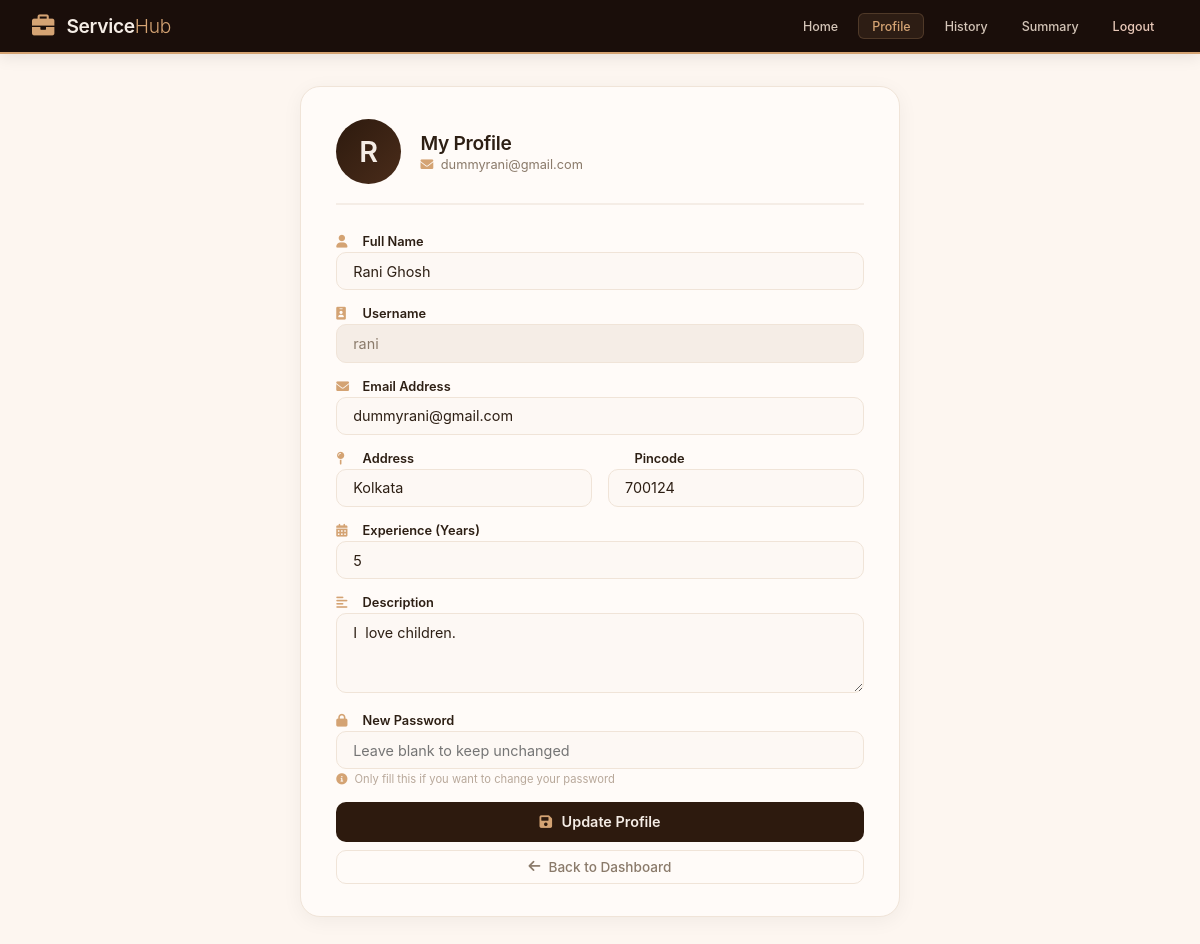
/professional/profile (signed in), run on the app's committed database.
### models.py (models this page shows, shortened)
class Professional(db.Model):
    __tablename__ = 'professionals'
    id = db.Column(db.Integer, primary_key=True)
    name = db.Column(db.String(32), nullable=False)
    username = db.Column(db.String(120), unique=True, nullable=False)
    password = db.Column(db.String(200), nullable=False)
    email = db.Column(db.String(120), unique=True, nullable=False)
    address = db.Column(db.String(200), nullable=False)
    pincode = db.Column(db.String(10), nullable=False)
    service_type = db.Column(db.String(32), db.ForeignKey('services.name'), nullable=False)
    experience = db.Column(db.Integer, nullable=False)
    description = db.Column(db.Text, nullable=False)
    document = db.Column(db.String(200), nullable=True)
    is_approved = db.Column(db.Boolean, nullable=False, default=False)
    blocked = db.Column(db.Boolean, default=False, nullable=False)
    service = db.relationship("Service", backref="professionals", lazy=True)
    date_created = db.Column(db.DateTime, nullable=True)  # Initially nullable

### routes.py (the view, shortened to what this page needs)
@app.route('/professional/profile', methods=['GET', 'POST'])
def professional_profile():
    professional_id = session.get('professional_id')  # Fetch logged-in professional ID
    if not professional_id:
        flash("Please log in to view your profile.", "warning")
        return redirect(url_for('login'))
    professional = Professional.query.get(professional_id)
    if not professional:
        flash("Professional not found.", "danger")
        return redirect(url_for('index'))
    return render_template('professional_profile.html', professional=professional)

### templates/professional_profile.html (shortened to what this page needs)
<!DOCTYPE html>
<html lang="en">
<head>
    <link rel="stylesheet" href="https://cdnjs.cloudflare.com/ajax/libs/font-awesome/6.0.0-beta3/css/all.min.css" />
</head>
<body>
    <header>
        <div class="header-content">
            <div class="logo">
                <i class="fas fa-briefcase"></i>
                <h1>Service<span>Hub</span></h1>
            </div>
            <nav>
                <a href="{{ url_for('professional_dashboard') }}">Home</a>
                <a href="{{ url_for('professional_profile') }}" class="active">Profile</a>
                <a href="{{ url_for('service_history') }}">History</a>
                <a href="{{ url_for('professional_summary') }}">Summary</a>
                <a href="{{ url_for('logout') }}" class="nav-logout">Logout</a>
            </nav>
        </div>
    </header>
    <div class="main-content">
        <div class="profile-card">
            <div class="profile-header">
                <div class="profile-avatar">
                    {{ professional.name[0]|upper }}
                </div>
                <div class="profile-title">
                    <h2>My Profile</h2>
                    <p>
                        <i class="fas fa-envelope"></i> {{ professional.email }}
                    </p>
                </div>
            </div>
            <form method="POST" action="{{ url_for('professional_profile') }}">
                <div class="form-group">
                    <label for="name">
                        <i class="fas fa-user"></i> Full Name
                    </label>
                    <input type="text" id="name" name="name" value="{{ professional.name }}" required />
                </div>
                <div class="form-group">
                    <label for="username">
                        <i class="fas fa-id-badge"></i> Username
                    </label>
                    <input type="text" id="username" value="{{ professional.username }}" readonly />
                </div>
                <div class="form-group">
                    <label for="email">
                        <i class="fas fa-envelope"></i> Email Address
                    </label>
                    <input type="email" id="email" name="email" value="{{ professional.email }}" required />
                </div>
                <div class="form-row">
                    <div class="form-group">
                        <label for="address">
                            <i class="fas fa-map-pin"></i> Address
                        </label>
                        <input type="text" id="address" name="address" value="{{ professional.address }}" required />
                    </div>
                    <div class="form-group">
                        <label for="pincode">
                             Pincode
                        </label>
                        <input type="text" id="pincode" name="pincode" value="{{ professional.pincode }}" required />
                    </div>
                </div>
                <div class="form-group">
                    <label for="experience">
                        <i class="fas fa-calendar-alt"></i> Experience (Years)
                    </label>
                    <input type="number" id="experience" name="experience" value="{{ professional.experience }}" required />
                </div>
                <div class="form-group">
                    <label for="description">
                        <i class="fas fa-align-left"></i> Description
                    </label>
                    <textarea id="description" name="description" rows="3" required>{{ professional.description }}</textarea>
                </div>
                <div class="form-group">
                    <label for="password">
                        <i class="fas fa-lock"></i> New Password
                    </label>
                    <input type="password" id="password" name="password" placeholder="Leave blank to keep unchanged" />
                    <div class="hint">
                        <i class="fas fa-info-circle"></i> Only fill this if you want to change your password
                    </div>
                </div>
                <button type="submit" class="btn-update">
                    <i class="fas fa-save"></i> Update Profile
                </button>
            </form>
            <div class="action-row">
                <a href="{{ url_for('professional_dashboard') }}" class="btn-back">
                    <i class="fas fa-arrow-left"></i> Back to Dashboard
                </a>
            </div>
        </div>
    </div>
</body>
</html>

### templates/professional_profile.html (style rules this page uses)
* { margin: 0; padding: 0; box-sizing: border-box; }
body { font-family: 'Inter', -apple-system, BlinkMacSystemFont, 'Segoe UI', Roboto, sans-serif; background: #fdf6f0; color: #2d1f14; min-height: 100vh; }
header { background: #1a0e0a; color: #f5ede6; width: 100%; padding: 0.8rem 2rem; box-shadow: 0 2px 16px rgba(0, 0, 0, 0.1); border-bottom: 2px solid #d4a373; position: sticky; top: 0; z-index: 100; }
.header-content { max-width: 1400px; margin: 0 auto; display: flex; flex-wrap: wrap; align-items: center; justify-content: space-between; gap: 0.5rem; }
.logo { display: flex; align-items: center; gap: 0.75rem; }
.logo i { font-size: 1.4rem; color: #d4a373; }
.logo h1 { font-size: 1.2rem; font-weight: 600; letter-spacing: -0.3px; color: #f5ede6; }
.logo span { color: #d4a373; font-weight: 300; }
nav { display: flex; flex-wrap: wrap; gap: 0.2rem 0.4rem; align-items: center; }
nav a { text-decoration: none; color: #d4c5b8; font-weight: 500; padding: 0.3rem 0.8rem; border-radius: 6px; font-size: 0.78rem; transition: all 0.2s ease; border: 1px solid transparent; white-space: nowrap; }
nav a.active { color: #d4a373; background: rgba(212, 163, 115, 0.1); border-color: rgba(212, 163, 115, 0.2); }
.nav-logout { color: #e8c8b8 !important; }
.main-content { max-width: 600px; width: 95%; margin: 2rem auto; }
.profile-card { background: #fffbf8; border-radius: 20px; padding: 2rem 2.2rem; box-shadow: 0 4px 20px rgba(0, 0, 0, 0.05); border: 1px solid #f0e4d8; }
.profile-header { display: flex; align-items: center; gap: 1.2rem; margin-bottom: 1.8rem; padding-bottom: 1.2rem; border-bottom: 2px solid #f5ede6; }
.profile-avatar { width: 65px; height: 65px; border-radius: 50%; background: linear-gradient(135deg, #2d1a0e 0%, #4a2c1a 100%); display: flex; align-items: center; justify-content: center; color: #f5ede6; font-size: 1.8rem; font-weight: 600; flex-shrink: 0; }
.profile-title h2 { font-size: 1.2rem; font-weight: 600; color: #2d1f14; letter-spacing: -0.3px; }
.profile-title p { font-size: 0.8rem; color: #8a7a6a; margin-top: 2px; }
.profile-title p i { color: #d4a373; margin-right: 4px; }
.form-group { margin-bottom: 1rem; }
.form-group label { display: block; font-weight: 600; font-size: 0.8rem; color: #2d1f14; margin-bottom: 3px; }
.form-group label i { color: #d4a373; width: 1.2rem; margin-right: 4px; }
.form-group input, .form-group textarea { width: 100%; padding: 0.6rem 1rem; font-size: 0.9rem; border: 1.5px solid #f0e4d8; border-radius: 10px; background: #fdf8f4; transition: all 0.2s; font-family: inherit; color: #2d1f14; }
.form-group input:read-only { background: #f5ede6; color: #8a7a6a; cursor: not-allowed; }
.form-group textarea { resize: vertical; min-height: 80px; }
.form-group .hint { font-size: 0.7rem; color: #b8a89a; margin-top: 3px; }
.form-group .hint i { color: #d4a373; margin-right: 4px; }
.form-row { display: grid; grid-template-columns: 1fr 1fr; gap: 1rem; }
.btn-update { width: 100%; padding: 0.7rem; background: #2d1a0e; color: #f5ede6; border: none; border-radius: 10px; font-weight: 600; font-size: 0.9rem; cursor: pointer; transition: all 0.25s; font-family: inherit; display: flex; align-items: center; justify-content: center; gap: 0.6rem; margin-top: 0.5rem; }
.btn-update i { color: #d4a373; }
.btn-back { display: inline-flex; align-items: center; gap: 0.5rem; padding: 0.5rem 1.5rem; background: transparent; color: #8a7a6a; border: 1.5px solid #f0e4d8; border-radius: 10px; text-decoration: none; font-weight: 500; font-size: 0.85rem; transition: all 0.2s; font-family: inherit; }
.action-row { display: flex; gap: 1rem; flex-wrap: wrap; margin-top: 0.5rem; }
.action-row .btn-back { flex: 1; justify-content: center; }

### data on the page
Professional: name "R", email "dummyrani@gmail.com", name "Rani Ghosh", username "rani", address "Kolkata", pincode "700124", experience "5", description "I love children."
